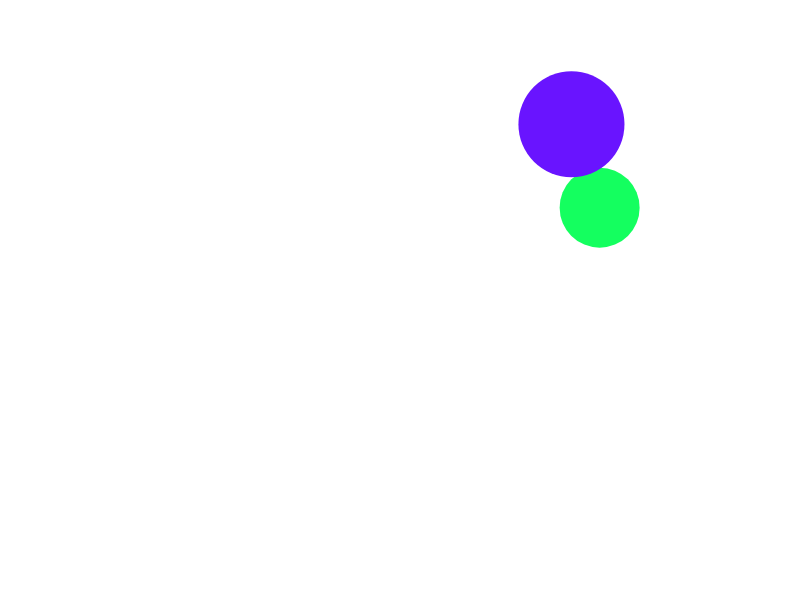
Frame 1 (no input)
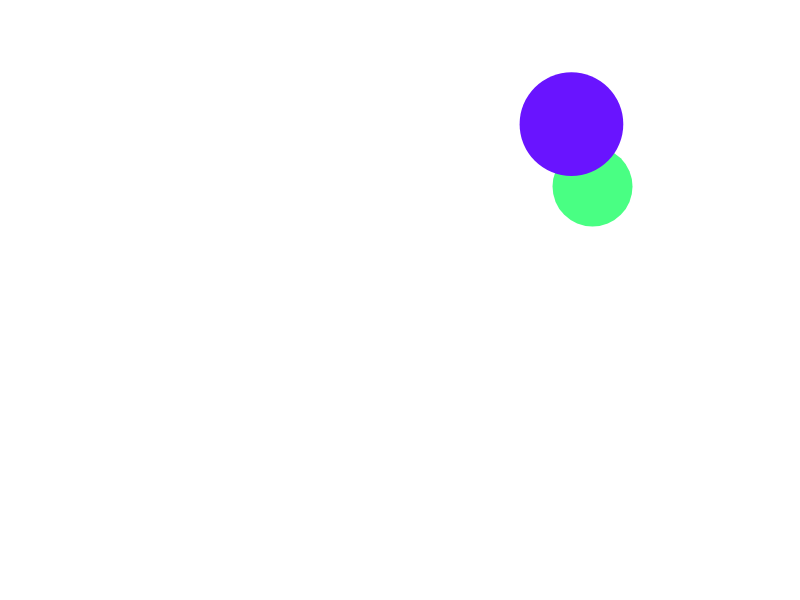
Frame 60 (no input)
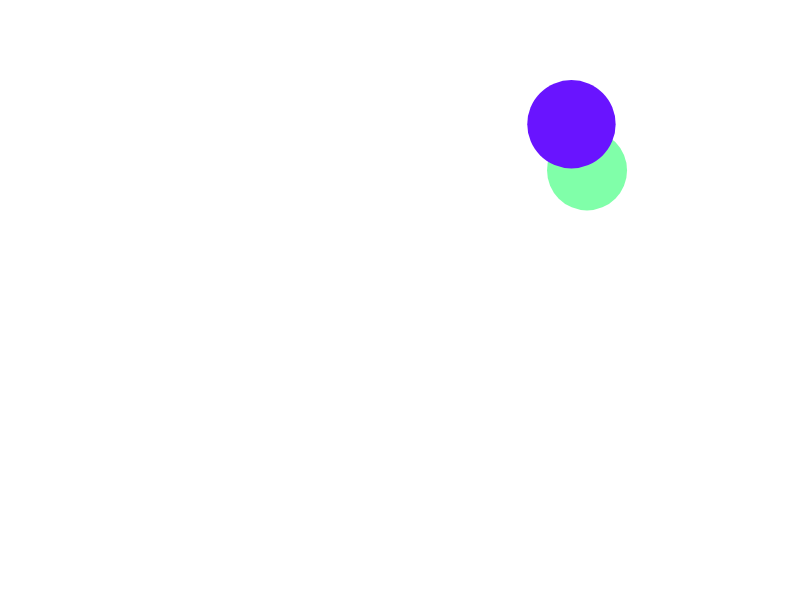
Frame 120 (the mouse pressed at the canvas centre since frame 60)

The p5.js sketch that drew these frames (run headless with seeded random() and noise() and a simulated clock; from frame 60 on, the mouse is pressed at the canvas centre):

// p5.js sketch
// ── sketch.js
var playerPos;
var _enemyPos;
//var _bulletPos;
var playerSize;
var enemySize;

var avatar;
var enemy;
// var enemyPack = [];

var safeDist;
var attackDist;
//var peerDist;
var fireDist;

var bulletList = [];

var origin;

var fire;

function setup() {
  createCanvas(displayWidth, displayHeight);
  origin = createVector(0, 0);
  playerPos = createVector(random(0, displayWidth), random(0, displayHeight));
  fire = false;

  playerSize = 100;
  enemySize = 80;

  avatar = new Avatar();
  enemy = new Enemy(random(0, displayWidth), random(0, displayHeight));
  enemy.prime();

  // for (var i = 0; i < 4; i++) {
  //   enemyPack.push(new Enemy(random(0, displayWidth), random(0, displayHeight), i));
  //   enemyPack[i].prime();

  // }

  // for (var j = 0; j < 160; i++) {
  //   bulletList.push(new Bullet());
  //   bulletList[j].prime();
  //   // attackDist = _bulletPos.dist(_enemyPos);
  //   //attackDist = bulletList[j].bulletPos.dist(enemyPack[i].enemyPos);
  // }

  for (var i = 0; i < 80; i++) {
    bulletList.push(new Bullet());
    bulletList[i].prime();
  }

}

function draw() {
  background(255);
  //playerPos = createVector(mouseX, mouseY);

  // for (var m = 0; m < enemyPack.length; m++) {
  //   enemyPack[m].show();
  //   enemyPack[m].move();
  //   enemyPack[m].collide();
  //   //peerDist = enemyPack[j].dist(enemyPack)
  //   //safeDist = dist(playerPos.x, playerPos.y, enemyPack[j].enemyPos.x, enemyPack[j].enemyPos.y);

  // }

  enemy.show();
  enemy.move();
  //console.log(_enemyPos);
  enemy.collide();

  avatar.show();

  if (fire) {
    for (var q = 0; q < bulletList.length; q++) {
      bulletList[q].move();
      bulletList[q].show();
      bulletList[q].collide();
      bulletList[q].reset();
      //attackDist = _bulletPos.dist(_enemyPos);
    }
  }


  // avatar.collide();

  //safeDist = dist(playerPos.x, playerPos.y, _enemyPos.x, _enemyPos.y);


}

function keyTyped() {
  var speed = 15;
  if (key === 'a') {
    playerPos.x -= speed;
    //console.log(playerPos.x);
  } else if (key === 'd') {
    playerPos.x += speed;
  } else if (key === 'w') {
    playerPos.y -= speed;
  } else if (key === 's') {
    playerPos.y += speed;
  }
}

function mouseClicked() {
  //origin.x = playerPos+100;
  //origin.y = playerPos.y;
  // fill(20,30,30);
  // ellipse(300,300, 20,20);

  // for (var q = 0; q < bulletList.length; q++) {
  //   bulletList[q].move();
  //   bulletList[q].show();
  //   bulletList[q].collide();
  //   //attackDist = _bulletPos.dist(_enemyPos);
  // }
  fire = true;
  //console.log(origin);
}

function Avatar() {
  this.show = function() {
    noStroke();
    fill(105, 20, 255);
    ellipse(playerPos.x, playerPos.y, playerSize, playerSize);
  };

  this.collide = function() {
    // if (safeDist < (playerSize + enemySize) / 2) {
    //   playerSize += random(-10, 10);
    // } else {
    //   playerSize = 100;
    // }
  }
}

function Enemy(posX, posY, mode) {
  var amt = 0.005;
  var transparency = 255;
  // var enemyPos = create
  var enemyPos = createVector(0, 0);

  this.prime = function() {
    enemyPos.x = posX;
    enemyPos.y = posY;
    _enemyPos = enemyPos;
  }

  this.show = function() {
    noStroke();
    fill(20, 255, 95, transparency);
    ellipse(enemyPos.x, enemyPos.y, enemySize, enemySize);
  };

  this.move = function() {
    if (safeDist > 0) {
      enemyPos.x = lerp(enemyPos.x, playerPos.x, amt);
      enemyPos.y = lerp(enemyPos.y, playerPos.y, amt);
    }
  };

  this.collide = function() {
    //safeDist = dist(playerPos.x, playerPos.y, enemyPos.x, enemyPos.y);
    safeDist = enemyPos.dist(playerPos);
    if (safeDist < (playerSize + enemySize) / 2) {
      transparency -= 1;
      //console.log("beep");
      //enemySize += random(-10, 10);
      playerSize += random(-10, 10);
    }
    // if (safeDist < (playerSize + enemySize) / 2) {
    //   playerSize += random(-10, 10);
    else {
      playerSize = 100;
    }


  };

  this.reset = function() {

  };
}

function Bullet() {
  var bulletPos = createVector(0, 0);
  var originVel = createVector(0, 1);
  var bulletSize;
  var radius;
  //var origin = createVector(0, 0);
  var divider;

  this.prime = function() {
    //bulletSize = random(8, 14);
    radius = 25;
    // origin.x = playerPos.x;
    // origin.y = playerPos.y;
    origin.x = playerPos.x+100;
    origin.y = playerPos.y;

  }

  this.move = function() {
    // origin.x = 100;
    // origin.y =  100;
    // origin.x = playerPos.x + 100;
    // origin.y = playerPos.y;
    //console.log(originVel);
    
    // origin.x = playerPos.x+100;
    // origin.y = playerPos.y;

    //console.log(origin);

    bulletPos.x = random(origin.x - 2 * radius, origin.x + 2 * radius);
    bulletPos.y = random(origin.y - 2 * radius, origin.y + 2 * radius);
    //bulletPos.add(bulletVel);
    //console.log(origin);

    origin.x += originVel.x;
    //origin.y += originVel.y;

    _bulletPos = bulletPos;

    divider = bulletPos.dist(origin);
    bulletSize = map(divider, 0, radius, 8, 1);
  }

  this.show = function() {
    noStroke();
    fill(random(20, 160), 20, 255, 40);

    if (divider <= radius) {
      ellipse(bulletPos.x, bulletPos.y, bulletSize, bulletSize);
    }
  }

  this.collide = function() {
    attackDist = bulletPos.dist(_enemyPos);
    //console.log(attackDist);
    if (attackDist <= enemySize / 2) {
      //console.log("hit");
    }
  }

  this.reset = function() {
    fireDist = bulletPos.dist(playerPos);
    if (fireDist > 2 * playerSize) {
      fire = false;
      origin.x = 100;
      origin.y = 100;
    }
  }
}

function BulletCloud() {

}
